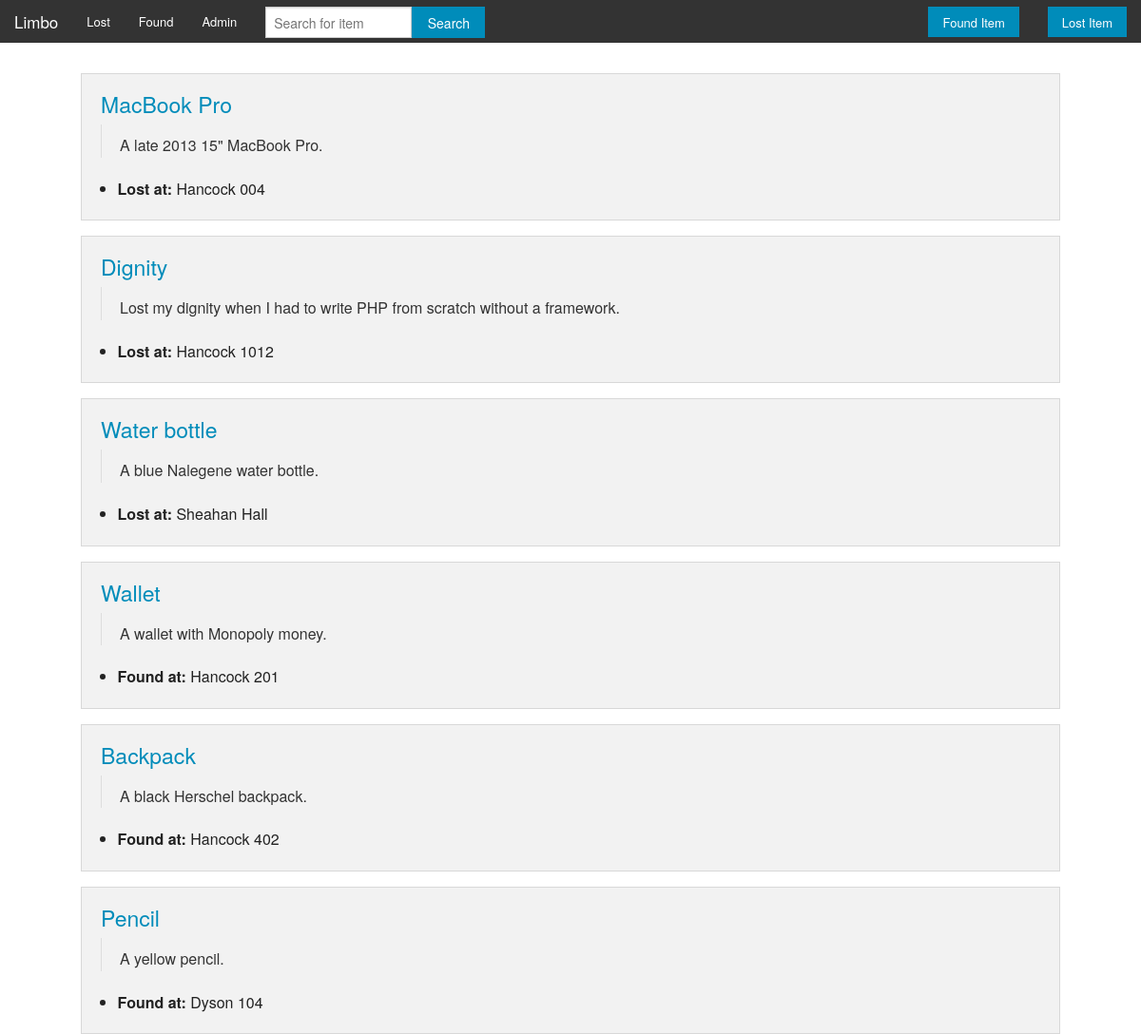
The page / on the database its author committed.
### tables this page shows
create table if not exists items (
  id          int      auto_increment primary key,
  name        text     not null,
  description text     not null,
  created_at  datetime not null default current_timestamp,
  updated_at  datetime,
  location    text     not null,
  email       text,
  status      set('lost', 'found'),
  claimed     boolean  default false
);

### includes/helpers.php (called while the page is built, shortened)
<?php
function get_all($table, $sort = null) {
  $sql = 'SELECT * FROM ' . $table;
  if (is_null($sort)) {
    $sql = $sql . ';';
  } else {
    $sql = $sql . ' order by ' . $sort . ';';
  }
  $query = run($sql);
  if (is_string($query)) {
    print_r($query);
  } else {
    $results = array();
    while ($result = mysqli_fetch_array($query, MYSQLI_ASSOC)) {
      array_push($results, $result);
    }
    return $results;
  }
}
function run($sql, $return_id = false) {
  global $dbc;
  $result = mysqli_query($dbc, $sql);
  $id     = mysqli_insert_id($dbc);
  $error  = mysqli_error($dbc);
  if ($result == false) {
    return $error;
  } else {
    if ($return_id == true) {
      return $id;
    } else {
      return $result;
    }
  }
}
?>

### includes/partials.php (the view, shortened to what this page needs)
<?php
  function show_item($item) {
    echo '
      <div class="row panel">
        <h4><a href="items.php?id='. $item['id'] .'">'. $item['name'] .'</a></h1>
        <blockquote><p>'. $item['description'] .'</p></blockquote>
        <ul>';
          if ($item['status'] == 'found') {
            echo '<li><strong>Found at:</strong> '. $item['location'] .'</li>';
          } else {
            echo '<li><strong>Lost at:</strong> '. $item['location'] .'</li>';
          }
        echo '</ul>
      </div>
    ';
  }
?>

### includes/partials/header.php (shortened to what this page needs)
<!doctype html>
<html class="no-js" lang="en">
  <head>
    <link rel="stylesheet" href="assets/dist/css/application.css" />
  </head>
  <body>
    <nav class="top-bar" data-topbar>
      <ul class="title-area">
        <li class="name">
          <h1><a href="index.php">Limbo</a></h1>
        </li>
      </ul>
      <section class="top-bar-section">
        <ul class="right">
          <li class="has-form"><a class="button" href="new-found.php">Found Item</a></li>
          <li class="has-form"><a class="button" href="new-lost.php">Lost Item</a></li>
        </ul>
        <ul class="left">
          <li><a href="lost.php">Lost</a></li>
          <li><a href="found.php">Found</a></li>
          <li><a href="admin/">Admin</a></li>
          <li class="has-form">
            <form class="row collapse" action="search.php" method="get">
              <div class="large-8 small-9 columns">
                <input name="q" type="text" placeholder="Search for item">
              </div>
              <div class="large-4 small-3 columns">
                <button type="submit" class="button expand">Search</button>
              </div>
            </form>
          </li>
        </ul>
      </section>
    </nav>
    <main>
      <div class="row">

### index.php (shortened to what this page needs)
<?php require('includes/partials/header.php'); ?>
<?php
  if (isset($_GET['id'])) {
    $item = get_by_id('items', $_GET['id']);
    show_item($item);
  } else {
    $items = get_all('items', 'updated_at desc');
    foreach ($items as $item) {
      show_item($item);
    }
  }
?>
<?php require('includes/partials/footer.php'); ?>

### includes/partials/footer.php (shortened to what this page needs)
  </div>
</main>
</body>
</html>

### rows shown on the page
items: name "MacBook Pro", description "A late 2013 15\" MacBook Pro.", location "Hancock 004"
items: name "Dignity", description "Lost my dignity when I had to write PHP from scratch without a framework.", location "Hancock 1012"
items: name "Water bottle", description "A blue Nalegene water bottle.", location "Sheahan Hall"
items: name "Wallet", description "A wallet with Monopoly money.", location "Hancock 201"
items: name "Backpack", description "A black Herschel backpack.", location "Hancock 402"
items: name "Pencil", description "A yellow pencil.", location "Dyson 104"
